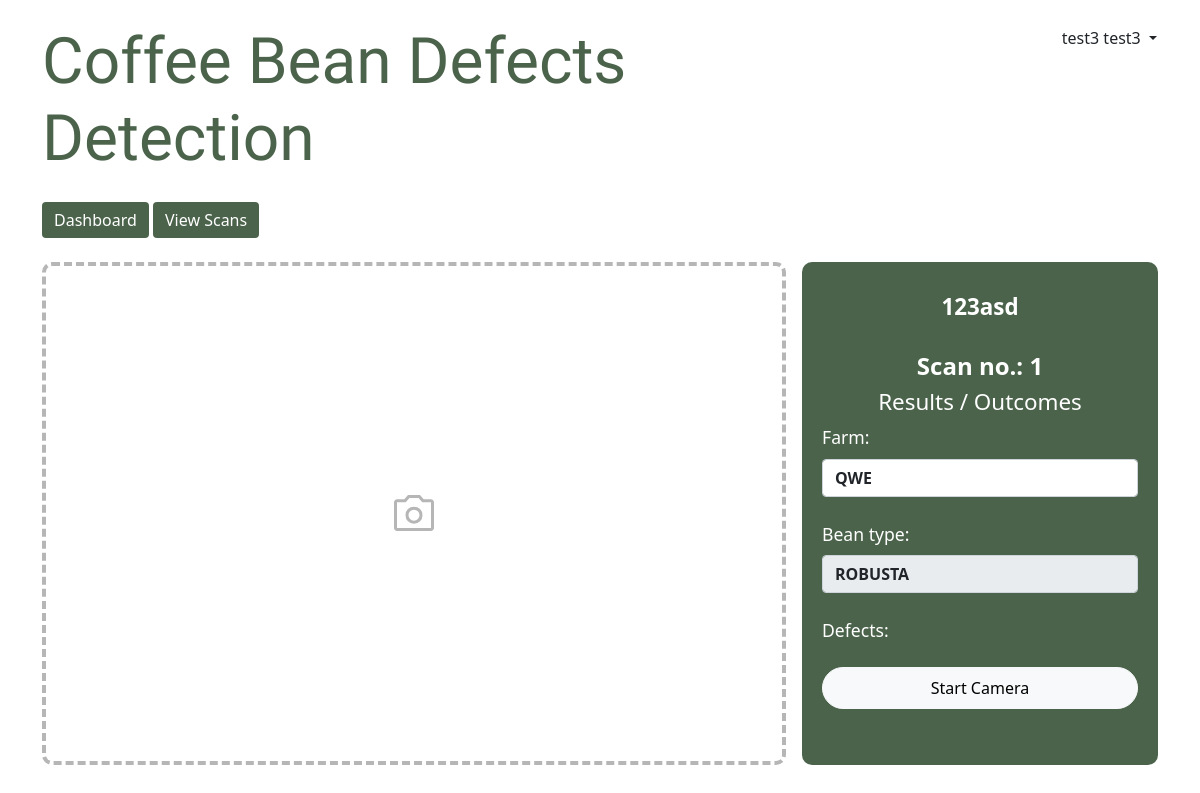
/scan/42/123asd/ (signed in), run on the app's committed database.
### apps/dashboard/models.py (models this page shows, shortened)
class BatchSession(models.Model):
    batch_id = models.AutoField(primary_key=True)
    title = models.CharField(max_length=255, null=False)
    date_created = models.DateTimeField(default=now)
    bean_type = models.CharField(max_length=50)
    farm = models.CharField(max_length=255)
    user = models.ForeignKey(User, on_delete=models.CASCADE)

### apps/dashboard/views.py (the view, shortened to what this page needs)
# urls.py: path('scan/<int:batch_id>/<str:title>/', views.ScanView.as_view(), name="scan"),
class ScanView(LoginRequiredMixin, TemplateView):
    template_name = "dashboard/scan_view.html"
    success_url=reverse_lazy("scan")
    def get_context_data(self, **kwargs):
        context = super().get_context_data(**kwargs)
        batchSession = BatchSession.objects.get(batch_id=self.kwargs["batch_id"])
        context["objects"] = batchSession
        context["scan_number"] = DefectsDetected.objects.filter(batch=batchSession).order_by("-date_scanned").first()
        return context

### apps/dashboard/templates/dashboard/scan_view.html (shortened to what this page needs)
{% extends "layout.html" %}
{% block head_content %}
<a href="{% url "dashboard" %}"><button class="btn btn-success">Dashboard</button></a>
<a
  href="{% url "view_scans" objects.batch_id objects.title %}"
  ><button class="btn btn-success">View Scans</button></a
>
{% endblock head_content %}
{% block content %}
<br />
<div class="row gap-3 mx-4 mx-md-0  scan-container">
  <div class="col-sm-12 col-lg-8 camera-container p-0 d-flex justify-content-center align-items-center" id="camContainer">
    <div id="camLogoContainer" class="">
    </div>
  </div>
  <div class="col result-container d-flex flex-row ">
    <div
      class="container py-4 px-2 d-flex flex-column justify-content-start position-relative">
      <form
        method="POST"
        class="pt-2 d-flex flex-column align-items-center form-scan overflow-auto scrolling"
        style="height: 100%">
        <h1 class="result-title fw-bold">{{ objects.title }}</h1>
        <br />
        <h2 class="result-title fw-bold fs-4 text-wrap">
          Scan no.: {{ scan_number.scan_number|add:"1" }}
        </h2>
        <h1 class="result-title">Results / Outcomes</h1>
        <div>
          <label for="" class="form-label">Farm:</label>
          <input type="text" class="form-control fw-bold"
          value="{{objects.farm.upper }}" reado nly />
        </div>
        <br />
        <div>
          <label for="" class="form-label">Bean type:</label>
          <input type="text" class="form-control fw-bold"
          value="{{objects.bean_type.upper }}" readonly />
        </div>
        <br />
        <div>
          <label for="" class="form-label">Defects:</label>
          <br />
        </div>
        <div id="start-camera-btn" class="my-3 my-2 p-3 py-2 px-5 btn btn-light rounded-pill text-center">
          Start Camera
        </div>
        <div class="row gap-lg-2 gap-sm-1 flex-wrap-reverse align-items-center" id="stopAndCaptureBtn">
          <div class="p-1">
          </div>
        </div>
      </form>
    </div>
  </div>
</div>
{% endblock content %}

### apps/templates/layout.html (shortened to what this page needs)
{% load static %}
<!DOCTYPE html>
<html lang="en">
  <head>
    <link href="https://cdn.jsdelivr.net/npm/bootstrap@5.1.3/dist/css/bootstrap.min.css" rel="stylesheet" />
    <link href="{% static 'style.css' %}?v=10000" rel="stylesheet"/>
  </head>
  <body>
    <div class="container-md mb-3">
      <div>
        <div class="title row flex-column-reverse flex-sm-row m-0">
          <h3 class="col my-4 p-0">Coffee Bean Defects Detection</h3>
          <div class="col col-sm-3 my-4 col-md-3 text-sm-center text-md-end p-0">
            <div
              class="dropdown-toggle btn p-0"
              data-bs-toggle="dropdown"
              aria-expanded="false">
              {{ request.user.first_name }} {{ request.user.last_name }}
            </div>
          </div>
        </div>
        {% block head_content %} {% endblock head_content %}
      </div>
      {% block content %} {% endblock content %}
    </div>
  </body>
</html>

### static/style.css (style rules this page uses)
:root { --main-green-theme: rgb(75, 99, 75); }
.title > h3 { font-size: 2em; font-family: "Oswald", sans-serif; font-optical-sizing: auto; font-style: normal; color: rgb(75, 99, 75); }
.btn-success { background-color: var(--main-green-theme); border: none; }
.camera-container { min-height: 100px; min-width: 200px; border: 4px rgb(182, 182, 182) dashed; border-radius: 10px; }
.result-container { background-color: var(--main-green-theme); border-radius: 10px; }
.form-label { font-size: 1.1rem; color: white; }
.form-scan div { width: 100%; }
.result-title { color: white; text-wrap: nowrap; font-size: 1.4rem; }
@media screen and (min-width: 576px) { .title > h3 { font-size: 3em; } }
.camera-container { height: auto; }
.scrolling { overflow-x: auto; }
@media screen and (min-width: 768px) { .title > h3 { font-size: 4em; } }
@media screen and (min-width: 992px) { .result-title { color: white; text-wrap: nowrap; font-size: 1.4rem; } }
@media screen and (min-width: 992px) { .scan-container, .camera-container, .result-container { max-height: 650px; } }

### data on the page
BatchSession: title "123asd", farm "QWE", bean_type "ROBUSTA"

### other printed values
{{ request.user.first_name }} "test3"
{{ request.user.last_name }} "test3"
{{ scan_number.scan_number|add:"1" }} "1"
